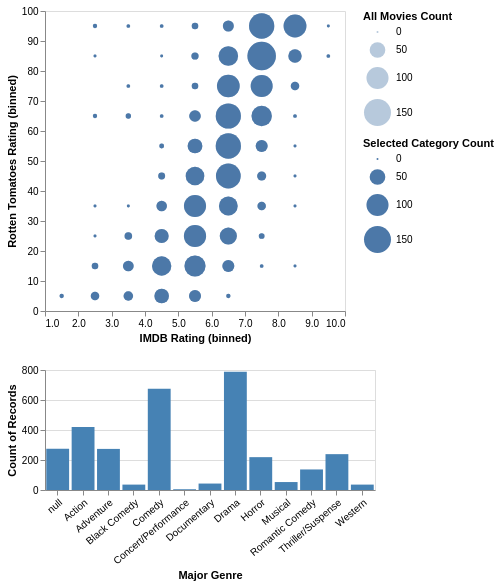

Specify this chart in Vega-Lite:
### Vega-Lite specification from a JSON file in a GitHub repository (floating-point values rounded to 4 significant figures; data arrays with more than 128 entries replaced by an {"elided": "..."} marker saying what was removed)
{"$schema": "https://vega.github.io/schema/vega-lite/v4.json", "description": "A dashboard with cross-highlighting.", "data": {"values": {"elided": "3201 records"}}, "vconcat": [{"layer": [{"mark": "circle", "encoding": {"x": {"bin": {"maxbins": 10}, "field": "IMDB Rating"}, "y": {"bin": {"maxbins": 10}, "field": "Rotten Tomatoes Rating"}, "size": {"aggregate": "count", "title": "All Movies Count"}, "opacity": {"value": 0.4}}}, {"transform": [{"filter": {"selection": "pts"}}], "mark": "circle", "encoding": {"x": {"bin": {"maxbins": 10}, "field": "IMDB Rating"}, "y": {"bin": {"maxbins": 10}, "field": "Rotten Tomatoes Rating"}, "size": {"aggregate": "count", "title": "Selected Category Count"}}}], "resolve": {"legend": {"size": "independent"}}}, {"width": 330, "height": 120, "mark": "bar", "selection": {"pts": {"type": "single", "encodings": ["x"]}}, "encoding": {"x": {"field": "Major Genre", "axis": {"labelAngle": -40}}, "y": {"aggregate": "count"}, "color": {"condition": {"selection": "pts", "value": "steelblue"}, "value": "grey"}}}]}
